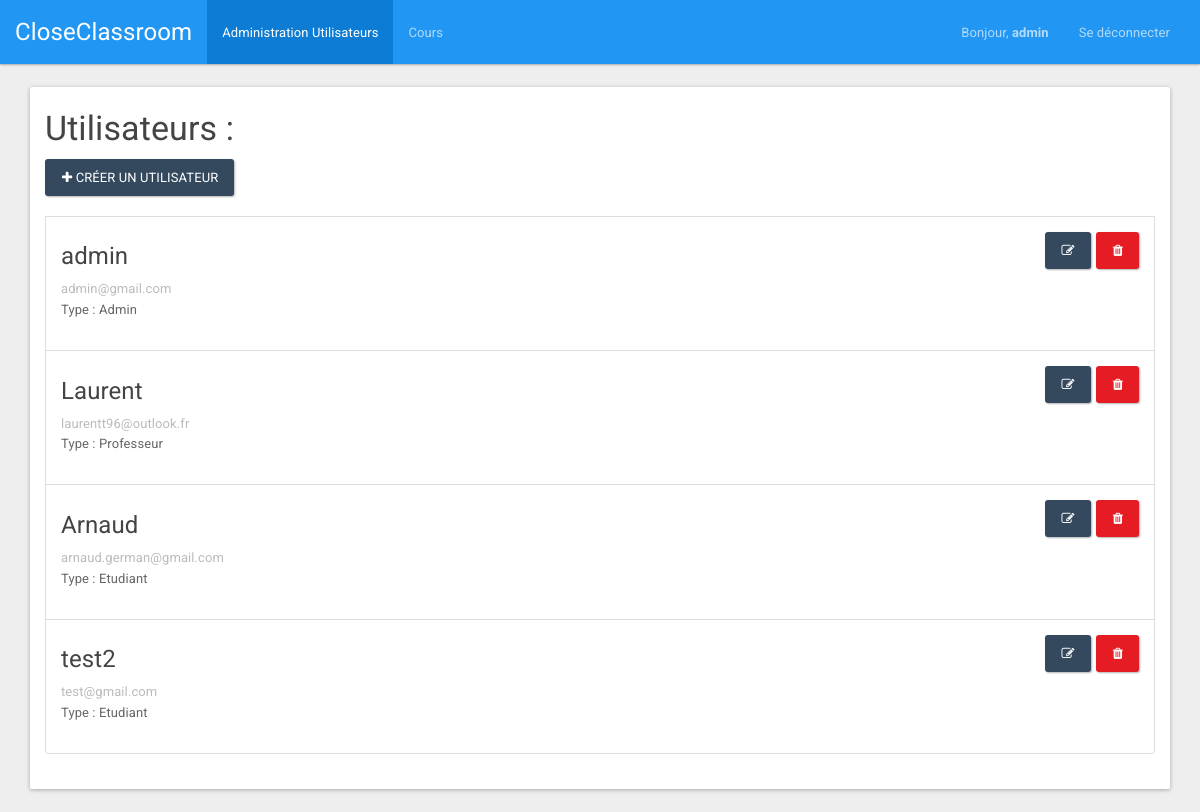
The app's page /index.php?page=user (signed in) with its own data.
### tables this page shows
CREATE TABLE IF NOT EXISTS `users` (
  `id` int(10) unsigned NOT NULL AUTO_INCREMENT,
  `type` varchar(20) NOT NULL,
  `login` varchar(20) NOT NULL,
  `password` varchar(60) NOT NULL,
  `email` varchar(60) NOT NULL,
  PRIMARY KEY (`id`),
  UNIQUE KEY `login` (`login`),
  UNIQUE KEY `email` (`email`)
);

### bddManager/UserDAO.php (called while the page is built, shortened)
<?php
class UserDAO
{
	function getUsers() {
		try
		{
			$resultat = mysqli_query($_SESSION['bdd'], 'SELECT * FROM users');
			if (mysqli_num_rows($resultat) != '0')
			{
				$tab[0] = mysqli_fetch_assoc($resultat);
				if (mysqli_num_rows($resultat) > '0')
				{
					for ($i=1; $i<mysqli_num_rows($resultat); $i++)
					{
						array_push($tab, mysqli_fetch_assoc($resultat));
					}
				}
				return $tab;
			}
			else
			{
				return false;
			}
		}
		catch(Exception $e)
		{
			$_SESSION['error'] = 'Erreur requete BDD';
			$_SESSION['display_msg_error'] = true;
		}
	}
	function getInfoUser($idUser) {
		try
		{
			$resultat = mysqli_query($_SESSION['bdd'], "SELECT id, login, email, password, type FROM users WHERE `id`= '".$idUser."'");
			if (mysqli_num_rows($resultat) != '0')
			{
				$tab[0] = mysqli_fetch_assoc($resultat);
				return $tab[0];
			}
			else
			{
				return null;
			}
		}
		catch(Exception $e)
		{
			$_SESSION['error'] = 'Erreur requete BDD';
			$_SESSION['display_msg_error'] = true;
		}
	}
}
?>

### views/UserView.class.php (the view, shortened to what this page needs)
<?php
class UserView{
	public function getViewTop(){
		return '
		<script>document.getElementById("tabUser").className = "active";</script>
		<div class="container">
			<div class="panel panel-default">
				<div class="panel-body" style="padding-top: 0px;">
					<h3>Utilisateurs :</h3>
					<div class="list-group">';
					}
					public function getViewBottom(){
						return '
					</div>
				</div>
			</div>
		</div>
		';
	}
	public function getView()
	{
		$view = ''.$this->getViewTop().$this->getListe().$this->getViewBottom();
		return $view;
	}
	public function getListe(){
		$managerUser = new UserDAO();
		$mesUtilisateurs = $managerUser->getUsers();
		$view = '<a style="margin-bottom: 20px;" href="index.php?page=createUser" class="btn btn-info"><span class="fa fa-plus"></span> Créer un utilisateur</a>';
		if (!$mesUtilisateurs)
		{
			$view = $view.'<div class="panel panel-info" style="margin-top: 20px;">
			<div class="panel-heading">
				<h3 class="panel-title">Aucun utilisateur</h3>
			</div>
			<div class="panel-body">
				Il n\'y a aucun utilisateur dans la base de données !</div>
			</div>';
		}
		else
		{
			foreach ($mesUtilisateurs as &$utilisateurs) {
				$view = $view.'<div class="list-group-item">
				<form method="POST" action="index.php?page=deleteUser&idUser='.$utilisateurs['id'].'" accept-charset="UTF-8" class="form-inline"><input name="_method" type="hidden" value="DELETE">
					<a style="float: right; margin-left: 5px;" data-toggle="modal" href="#deleteUsers'.$utilisateurs['id'].'" role="button" class="btn btn-danger"><i class="fa fa-trash"></i></a>
					<div id="deleteUsers'.$utilisateurs['id'].'" class="modal" style="display: none;">
						<div class="modal-dialog">
							<div class="modal-content">
								<div class="modal-header">
									<button type="button" class="close" data-dismiss="modal" aria-hidden="true">×</button>
									<h4 class="modal-title">Suppression d\'utilisateur</h4>
								</div>
								<div class="modal-body">
									<p>Voulez-vous vraiment supprimer l\'utilisateur <b>'.$utilisateurs['login'].'</b> ?</p>
								</div>
								<div class="modal-footer">
									<button class="btn" data-dismiss="modal" aria-hidden="true">Non</button>
									<input class="btn btn-primary" type="submit" value="Oui">
								</div>
							</div>
						</div>
					</div>
				</form>
				<a style="float: right;" href="index.php?page=updateUser&idUser='.$utilisateurs['id'].'" role="button" class="btn btn-info"><i class="fa fa-edit"></i></a>
				<h4>'.$utilisateurs['login'].'</h4>
				<p class="list-group-item-text">'.$utilisateurs['email'].'</p>
				<p>Type : '.$utilisateurs['type'].'</b></p>
			</div>';
		}
	}
	return $view;
}
}
?>

### views/NavBarView.class.php (shortened to what this page needs)
<?php
class navBarView{
	public function getViewLogged($loginUser, $typeUser){
		if ($typeUser == "Admin")
		{
			$view = '<nav class="navbar navbar-inverse">
			<div class="container-fluid">
				<div class="navbar-header">
					<button type="button" class="navbar-toggle collapsed" data-toggle="collapse" data-target="#bs-example-navbar-collapse-2">
						<span class="sr-only">Toggle navigation</span>
						<span class="icon-bar"></span>
						<span class="icon-bar"></span>
						<span class="icon-bar"></span>
					</button>
					<a class="navbar-brand" href="index.php">CloseClassroom</a>
				</div>
				<div class="collapse navbar-collapse" id="bs-example-navbar-collapse-2">
					<ul class="nav navbar-nav">
						<li id="tabUser"><a href="index.php?page=user">Administration Utilisateurs</a></li>
						<li id="tabPractice"><a href="index.php?page=practice">Cours</a></li>
					</ul>
					<ul class="nav navbar-nav navbar-right">
						<li><a href="index.php" style="font-size: 13px;"> Bonjour, <strong>'.$loginUser.'</strong> </a>
							<li><a href="index.php?page=logout">Se déconnecter</a></li>
						</ul>
					</div>
				</div>
			</nav>';
		}
		return $view;
	}
}
?>

### records on screen
users: login "admin", email "admin@gmail.com", type "Admin"
users: login "Laurent", email "laurentt96@outlook.fr", type "Professeur"
users: login "Arnaud", email "arnaud.german@gmail.com", type "Etudiant"
users: login "test2", email "test@gmail.com", type "Etudiant"
